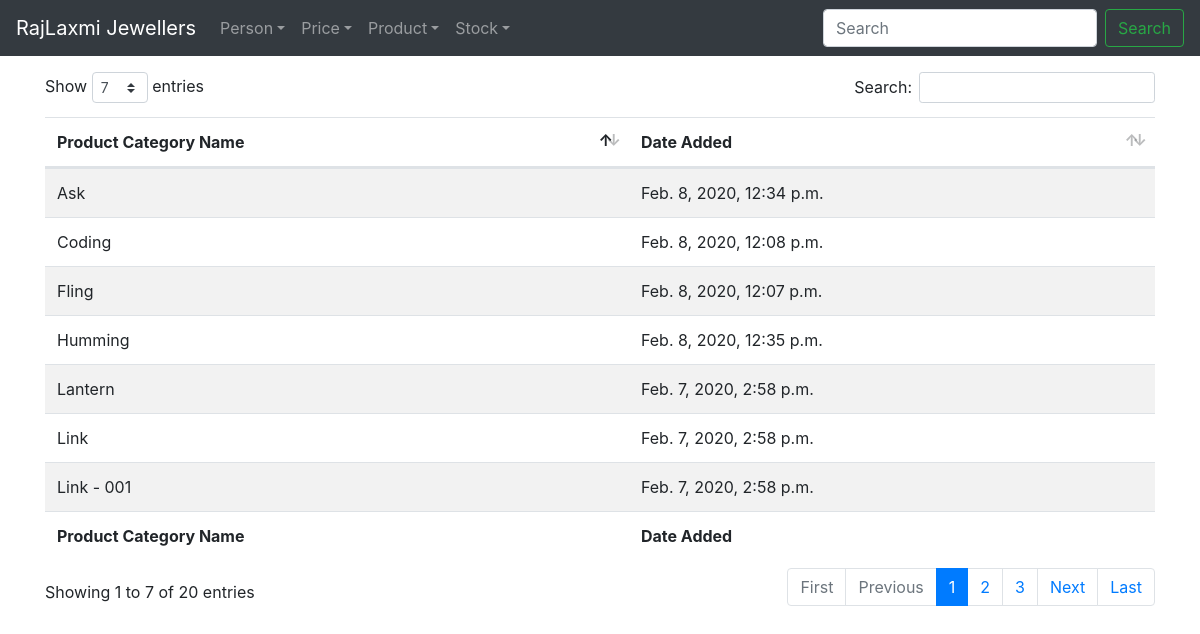
The page /product/category/list/ on the database as committed earlier.
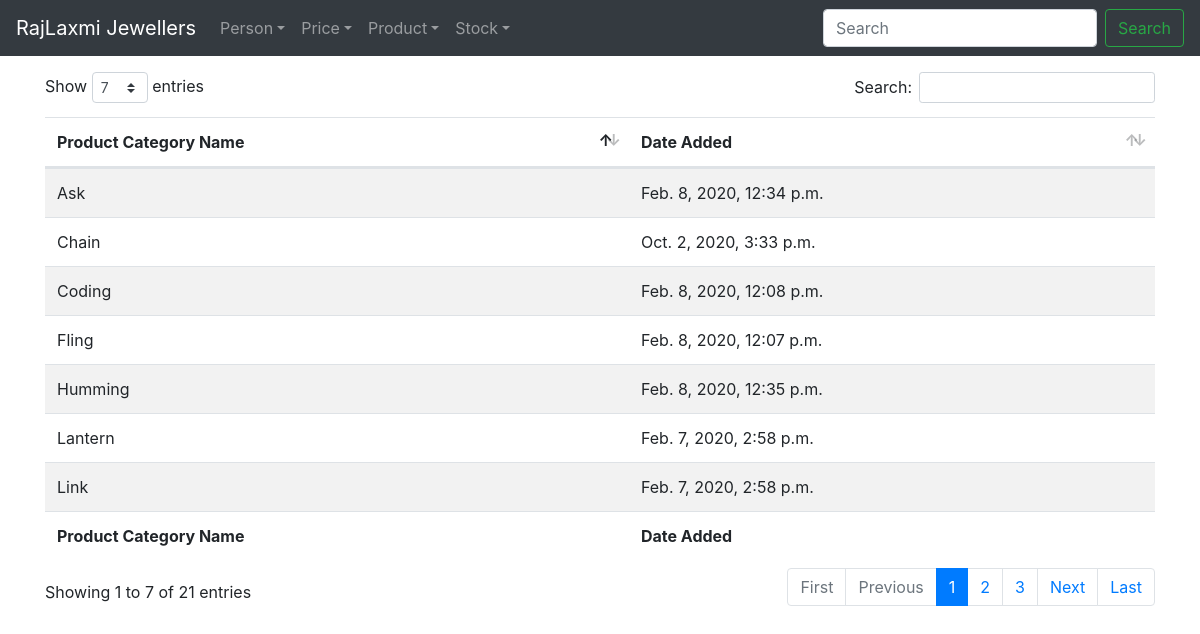
The same page on the database as committed later.
### product/models.py (models this page shows, shortened)
class ProductCategory(models.Model):
	p_category = RegexValidator(regex="^([A-Za-z0-9\-\ ]+)$",
								message="Only Letters, Numbers and Hyphen(-) Allowed")
	product_category = models.CharField(max_length=50, unique=True,
										validators=[p_category,
													MinLengthValidator(limit_value=3),
													MaxLengthValidator(limit_value=50), ])
	date_added = models.DateTimeField(auto_now_add=True)

### product/views.py (the view)
# urls.py: path("category/list/", ListProductCategoryView.as_view(), name="product-category-list"),
class ListProductCategoryView(ListView):
	model = ProductCategory

### product/templates/product/productcategory_list.html (shortened to what this page needs)
{% extends "base.html" %}
{% block content %}
<table id="product_category_table" class="table table-hover table-striped" style="width:100%">
	<thead>
		<tr>
			<th>Product Category Name</th>
			<th>Date Added</th>
		</tr>
	</thead>
	<tbody>
		{% for p_category in object_list %}
			<tr>
				<td>{{ p_category.product_category }}</td>
				<td>{{ p_category.date_added }}</td>
			</tr>
		{% endfor %}
	</tbody>
	<tfoot>
		<tr>
			<th>Product Category Name</th>
			<th>Date Added</th>
		</tr>
	</tfoot>
</table>
{% endblock content %}

Rows that differ between the two databases and show on the page:
no longer on this page (row unchanged): ProductCategory: product_category "Link - 001", date_added "Feb. 7, 2020, 2:58 p.m."
added ProductCategory: product_category "Chain", date_added "Oct. 2, 2020, 3:33 p.m."
Other text that changed with them:
text written by a page script: "Show entries Search: Showing 1 to 7 of 20 entries First Previous 1 2 3 Next Last" → "Show entries Search: Showing 1 to 7 of 21 entries First Previous 1 2 3 Next Last"
